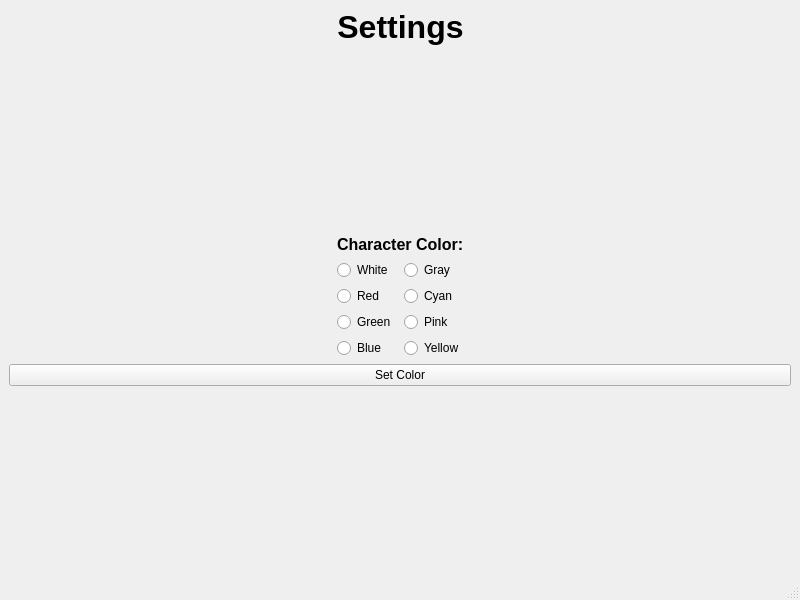
<?xml version="1.0" encoding="UTF-8"?>
<ui version="4.0">
 <class>Swindow</class>
 <widget class="QMainWindow" name="Swindow">
  <property name="geometry">
   <rect>
    <x>0</x>
    <y>0</y>
    <width>800</width>
    <height>600</height>
   </rect>
  </property>
  <property name="windowTitle">
   <string>MainWindow</string>
  </property>
  <widget class="QWidget" name="centralwidget">
   <layout class="QVBoxLayout" name="verticalLayout_2">
    <item>
     <layout class="QHBoxLayout" name="horizontalLayout_3">
      <item>
       <spacer name="horizontalSpacer">
        <property name="orientation">
         <enum>Qt::Horizontal</enum>
        </property>
        <property name="sizeHint" stdset="0">
         <size>
          <width>40</width>
          <height>20</height>
         </size>
        </property>
       </spacer>
      </item>
      <item>
       <widget class="QLabel" name="label">
        <property name="font">
         <font>
          <pointsize>24</pointsize>
          <weight>75</weight>
          <bold>true</bold>
         </font>
        </property>
        <property name="text">
         <string>Settings</string>
        </property>
        <property name="alignment">
         <set>Qt::AlignCenter</set>
        </property>
       </widget>
      </item>
      <item>
       <spacer name="horizontalSpacer_2">
        <property name="orientation">
         <enum>Qt::Horizontal</enum>
        </property>
        <property name="sizeHint" stdset="0">
         <size>
          <width>40</width>
          <height>20</height>
         </size>
        </property>
       </spacer>
      </item>
     </layout>
    </item>
    <item>
     <spacer name="verticalSpacer">
      <property name="orientation">
       <enum>Qt::Vertical</enum>
      </property>
      <property name="sizeHint" stdset="0">
       <size>
        <width>20</width>
        <height>171</height>
       </size>
      </property>
     </spacer>
    </item>
    <item>
     <layout class="QHBoxLayout" name="horizontalLayout_2">
      <item>
       <spacer name="horizontalSpacer_4">
        <property name="orientation">
         <enum>Qt::Horizontal</enum>
        </property>
        <property name="sizeHint" stdset="0">
         <size>
          <width>40</width>
          <height>20</height>
         </size>
        </property>
       </spacer>
      </item>
      <item>
       <layout class="QVBoxLayout" name="verticalLayout">
        <item>
         <layout class="QHBoxLayout" name="horizontalLayout">
          <item>
           <widget class="QLabel" name="label_2">
            <property name="font">
             <font>
              <pointsize>12</pointsize>
              <weight>75</weight>
              <bold>true</bold>
             </font>
            </property>
            <property name="text">
             <string>Character Color:</string>
            </property>
           </widget>
          </item>
         </layout>
        </item>
        <item>
         <layout class="QGridLayout" name="gridLayout">
          <item row="2" column="0">
           <widget class="QRadioButton" name="GButton">
            <property name="text">
             <string>Green</string>
            </property>
           </widget>
          </item>
          <item row="2" column="1">
           <widget class="QRadioButton" name="PButton">
            <property name="text">
             <string>Pink</string>
            </property>
           </widget>
          </item>
          <item row="0" column="1">
           <widget class="QRadioButton" name="GrayButton">
            <property name="text">
             <string>Gray</string>
            </property>
           </widget>
          </item>
          <item row="1" column="0">
           <widget class="QRadioButton" name="RButton">
            <property name="text">
             <string>Red</string>
            </property>
           </widget>
          </item>
          <item row="1" column="1">
           <widget class="QRadioButton" name="CButton">
            <property name="text">
             <string>Cyan</string>
            </property>
           </widget>
          </item>
          <item row="0" column="0">
           <widget class="QRadioButton" name="WButton">
            <property name="autoFillBackground">
             <bool>false</bool>
            </property>
            <property name="text">
             <string>White</string>
            </property>
           </widget>
          </item>
          <item row="3" column="1">
           <widget class="QRadioButton" name="YButton">
            <property name="text">
             <string>Yellow</string>
            </property>
           </widget>
          </item>
          <item row="3" column="0">
           <widget class="QRadioButton" name="BButton">
            <property name="text">
             <string>Blue</string>
            </property>
           </widget>
          </item>
         </layout>
        </item>
       </layout>
      </item>
      <item>
       <spacer name="horizontalSpacer_5">
        <property name="orientation">
         <enum>Qt::Horizontal</enum>
        </property>
        <property name="sizeHint" stdset="0">
         <size>
          <width>40</width>
          <height>20</height>
         </size>
        </property>
       </spacer>
      </item>
     </layout>
    </item>
    <item>
     <widget class="QPushButton" name="SetColor">
      <property name="text">
       <string>Set Color</string>
      </property>
     </widget>
    </item>
    <item>
     <spacer name="verticalSpacer_2">
      <property name="orientation">
       <enum>Qt::Vertical</enum>
      </property>
      <property name="sizeHint" stdset="0">
       <size>
        <width>20</width>
        <height>170</height>
       </size>
      </property>
     </spacer>
    </item>
   </layout>
  </widget>
  <widget class="QMenuBar" name="menubar">
   <property name="geometry">
    <rect>
     <x>0</x>
     <y>0</y>
     <width>800</width>
     <height>20</height>
    </rect>
   </property>
  </widget>
  <widget class="QStatusBar" name="statusbar"/>
 </widget>
 <resources/>
 <connections/>
</ui>
